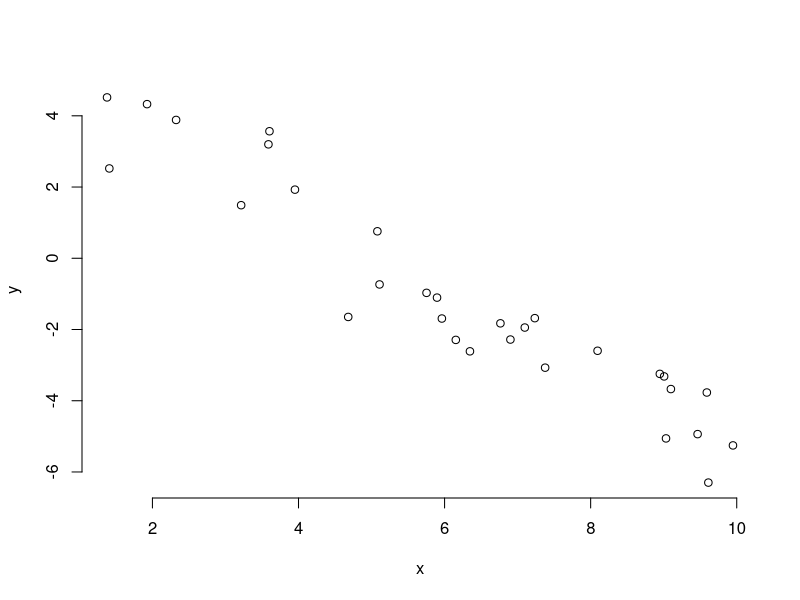
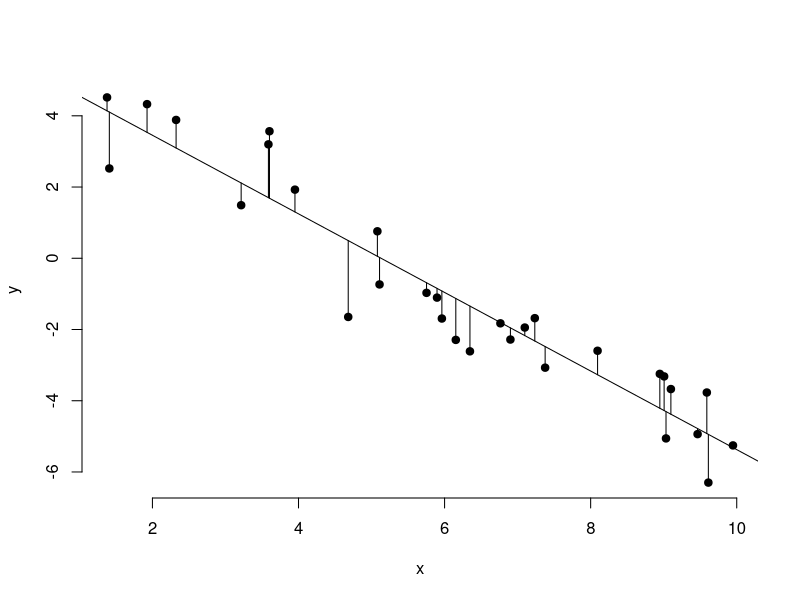
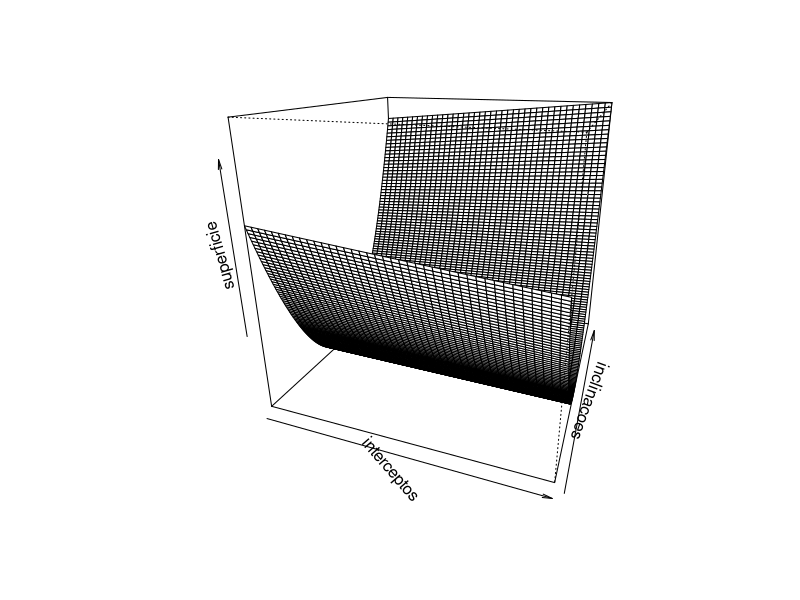
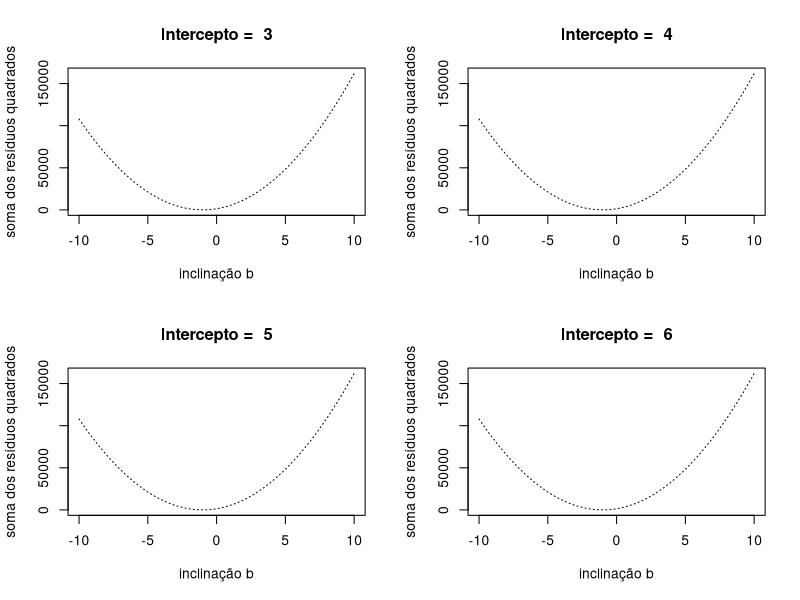
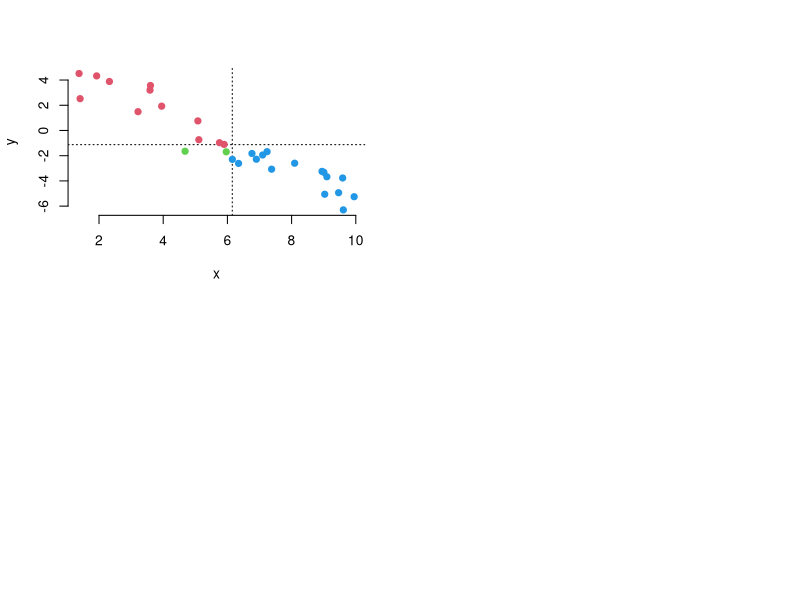
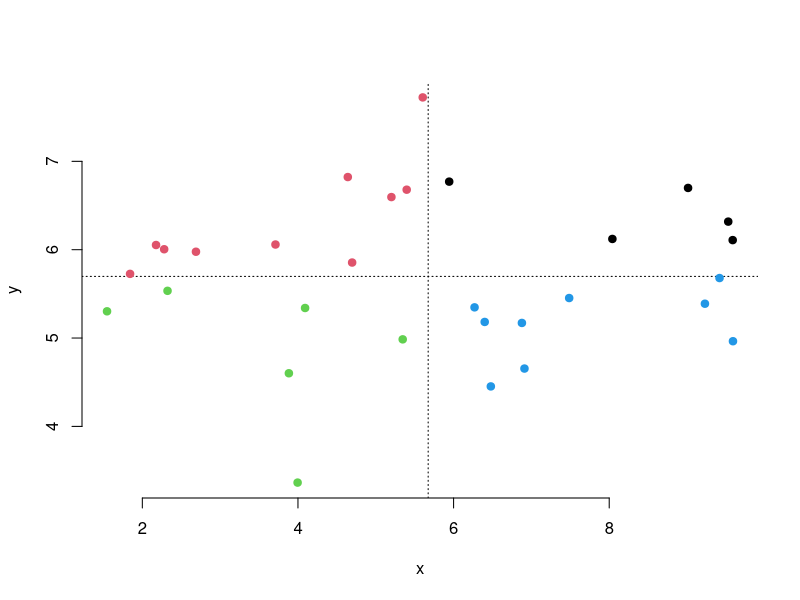

Here is the R script that generated these plots, in order:
#post:
#http://recologia.com.br/2015/02/diferenca-entre-correlacao-e-regressao

#Gerando um exemplo
set.seed(123)
n<-30
x<-runif(n,1,10)
y<-rnorm(n,5-x)

#figura 1
plot(y~x,frame=F)


#figura 2
plot(y~x,pch=19,frame=F)
modelo<-lm(y~x)
abline(modelo)
for(i in 1:n) { lines(cbind(x,x)[i,],cbind(predict(modelo),y)[i,]) }


#Figuras 3.1 e 3.2
inclinacoes <- seq(-10,10,0.1)
interceptos <- seq(3,7,0.1)

superficie<-matrix(0,nrow=length(interceptos),ncol=length(inclinacoes))
for(i in 1:length(interceptos)) {
    for(j in 1:length(inclinacoes)) {
        superficie[i,j]<-sum((y - interceptos[i] - inclinacoes[j]*x)^2)
    }
}
#3.1
persp(interceptos,inclinacoes,superficie,theta = 20, phi = 20)

SSE <- function(i) sum((y - 5 - inclinacoes[i]*x)^2)
#3.2
par(mfrow=c(2,2))
for(i in 3:6) {
plot(inclinacoes,sapply(1:length(inclinacoes),SSE),type="l",
     main=paste("Intercepto = ",i),xlab="inclinação b",
     ylab="soma dos resíduos quadrados",lty=3,cex=3)
}


#Famosos 5
sum(x);sum(x^2);sum(y);sum(y^2);sum(x*y)
XY <- cbind(1,x,y)
t(XY) %*% XY

SSX<-sum(x^2)-sum(x)^2/n

SSY<-sum(y^2)-sum(y)^2/n

SSXY <- sum(x*y)-(sum(x)*sum(y))/n

#Definindo inclinação e intercepto
inclinacao<-SSXY/SSX
inclinacao

intercepto<-mean(y)-inclinacao*mean(x)
intercepto

#Inclinação a partir da correlação
inclinacao
cor(y,x)*(sd(y)/sd(x))

#R^2
summary(lm(y~x))
round(cor(y,x)^2,digits=4)


#Comparando valores encontrados
lm(y~x)
round(intercepto,digits=3)
round(inclinacao,digits=3)

#figura 4
plot(y~x,frame=F,type="n")
abline(v=mean(x),lty=3,cex=2)
abline(h=mean(y),lty=3,cex=2)

indices<-x>mean(x) & y>mean(y)
points(x[indices],y[indices],col=1,pch=19)
indices<-x<=mean(x) & y>mean(y)
points(x[indices],y[indices],col=2,pch=19)
indices<-x<=mean(x) & y<=mean(y)
points(x[indices],y[indices],col=3,pch=19)
indices<-x>mean(x) & y<=mean(y)
points(x[indices],y[indices],col=4,pch=19)
dev.off()

#modelo sem correlação
x<-runif(n,1,10)
y<-rnorm(n,mean(x))

#figura 5
plot(y~x,frame=F,type="n")
abline(v=mean(x),lty=3,cex=2)
abline(h=mean(y),lty=3,cex=2)

indices<-x>mean(x) & y>mean(y)
points(x[indices],y[indices],col=1,pch=19)
indices<-x<=mean(x) & y>mean(y)
points(x[indices],y[indices],col=2,pch=19)
indices<-x<=mean(x) & y<=mean(y)
points(x[indices],y[indices],col=3,pch=19)
indices<-x>mean(x) & y<=mean(y)
points(x[indices],y[indices],col=4,pch=19)
dev.off()

#Calculando a correlação
cor(y,x)
1/(n-1)*sum(((y-mean(y))/sd(y))*((x-mean(x))/sd(x)))
